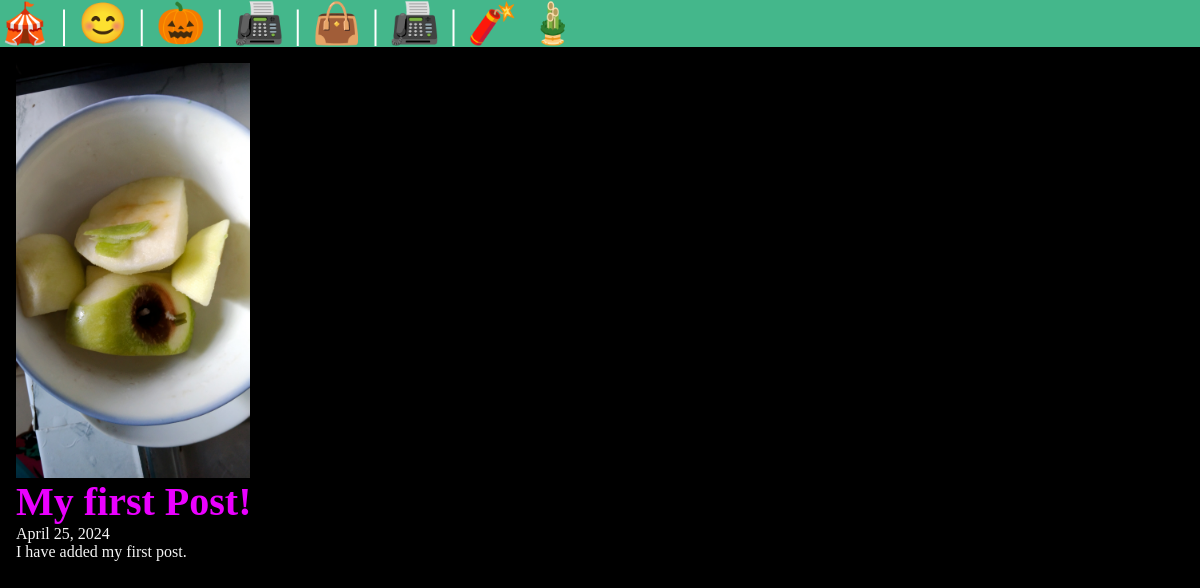
The page /posts/my-first-post on the database its author committed.
### posts/models.py (models this page shows, shortened)
class Post(models.Model):
    title = models.CharField(max_length=75)
    body = models.TextField()
    slug = models.SlugField()
    date = models.DateField( auto_now_add= True)
    banner = models.ImageField(default ='fallback.png', blank=True)

### posts/views.py (the view)
# urls.py: path('<slug:slug>', views.post_page, name = "page"),
def post_page(request, slug):
     post = Post.objects.all().get(slug=slug)
     return render(request, 'posts/post_page.html', {'post':post})

### posts/templates/posts/post_page.html (shortened to what this page needs)
<!DOCTYPE html>
{% extends 'layout.html' %}
{% block content %}
   <section>
         <img
              class = "banner"
              src = "{{post.banner.url }}"
              alt ="{{post.title}}"
         />
         <h1> {{ post.title }} </h1>
         <p> {{ post.date }}</p>
         <p> {{ post.body }}</p>
   </section>
{% endblock %}

### static/css/style.css (style rules this page uses)
* { margin:0; padding:0; box-sizing: border-box; }
body { min-height: 100vh; font-size: 3rem; background-color: black; color: whitesmoke; }
section { display:flex; flex-flow:column; gap:1rem; }
p { font-size : 1rem; }
h1 { font-size :2.5rem; color:rgb(234, 0, 255); }
p { font-size:1rem; }
.banner { display:block; width:20%; max-height:80 px; }

### rows shown on the page
Post: banner (picture), title "My first Post!", date "April 25, 2024", body "I have added my first post."
